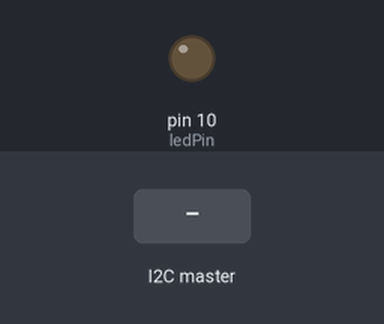
The sketch below on a simulated Arduino Uno, built with avr-gcc and run on an emulated ATmega328P. On the bench: output pins drawn as LEDs (lit = HIGH). Inputs (shaded band) come from the test bench.

Above: at 1.2 s.
1.3 s: the I2C master sends the byte 1
At 2.0 s:
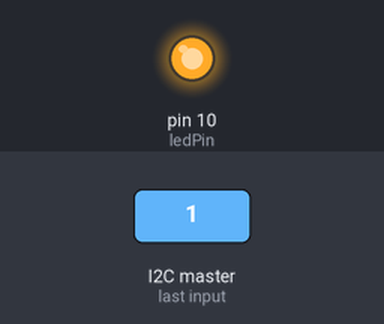
2.8 s: the I2C master sends the byte 0
At 3.1 s:
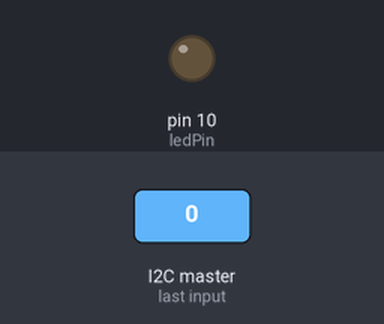
4.3 s: the I2C master sends the byte 2
At 5.5 s:
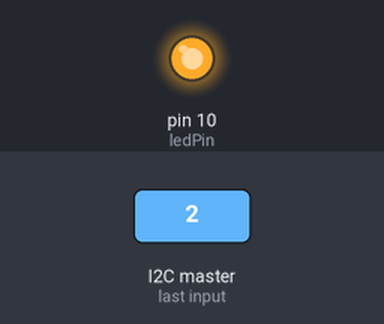
Timing chart, 0 to 7.3 s (numbered marks = the images above; inputs shaded):
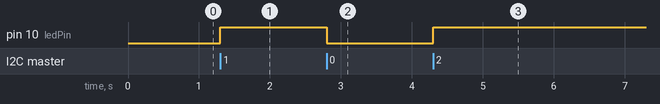

The sketch:

testing.ino
```cpp
#include <Wire.h>
int ledPin = 10;
static_assert(LOW == 0, "Expecting Low to be 0");

void setup ()
{
  Wire.begin(0x8);
  Wire.onReceive(receiveEvent); //
  pinMode(ledPin, OUTPUT);
  digitalWrite(ledPin, LOW); //turn it off
}

void loop () {
  delay(100);
}

void receiveEvent(int howMany) {
  while (Wire.available()){
    char c = Wire.read();
    digitalWrite(ledPin, c);
  }
}
```

Measured:
- after the input at 1.3 s, pin 10 (ledPin): LOW → HIGH at once
- after the input at 2.8 s, pin 10 (ledPin): HIGH → LOW at once
- after the input at 4.3 s, pin 10 (ledPin): LOW → HIGH at once
